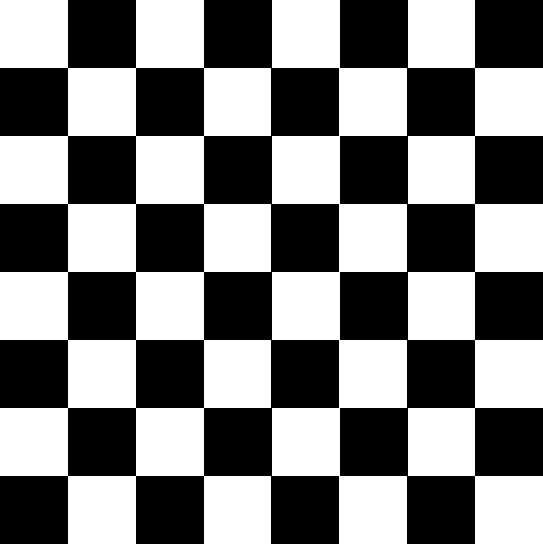
#> input picture Picture/plansza2.jpg, 543 x 544 px, found by its file name
$ python lukasz.py
#> lines starting #> are read from the running program, lines starting #| are printed output that depends on the picture; after the words box and inside, x2 and y2 are one past the last pixel; in counts of white or black regions, pixels touching at a corner belong together
from pylab import *
import cv2
import numpy as np
from sklearn import cluster

#tablica reprezentująca szachownicę jako macierz
Matrix = np.zeros((8,8))

#Plansza do wizualizacji
Plansza = cv2.imread('plansza2.jpg',cv2.IMREAD_COLOR)
#> Plansza is the input picture: shape (544, 543, 3); min 0, max 255, mean 127.3

#Słownik klucz: współrzędne tablicowe, wartość: współrzędne na obrazie
wspolrzedne = {}

#Szerokość, Wysokość pojedynczego pola w plamszy
X_plansza = 543//8
Y_plansza = 544//8

#Wypełnienie słwnika odpowiednimi wartościami
for x in range(0,8):
    for y in range(0,8):
        wspolrzedne.update({str(x)+str(y):[X_plansza*(x+1),Y_plansza*(y+1)]})

#Wczytanie zdjęcia z warcabami, przeskalowanie, zamiana na skalę szarości
img = cv2.resize(cv2.imread('checkers.png',cv2.IMREAD_GRAYSCALE),(450,454))
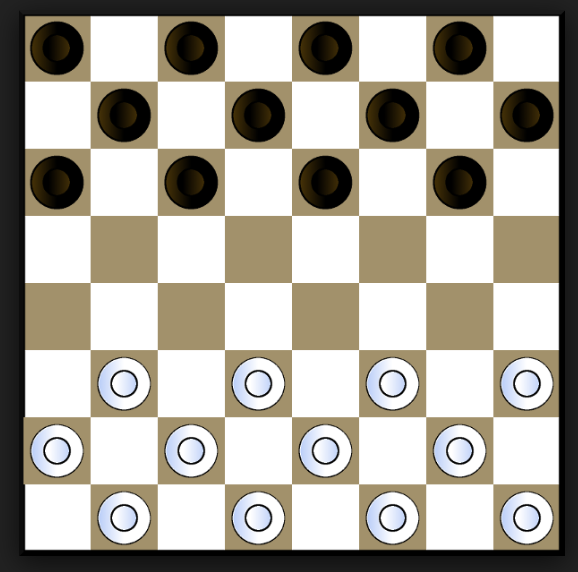
#> input picture Picture/checkers.PNG, 578 x 572 px, found by its file name
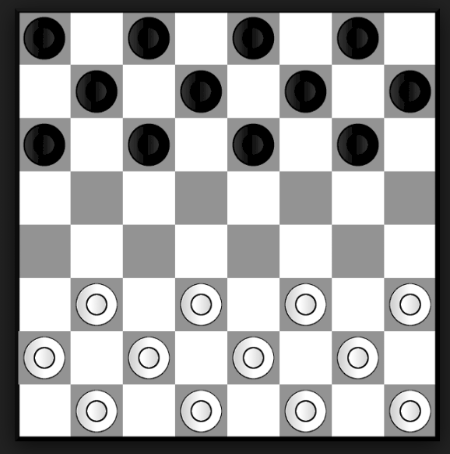
#> img: shape (454, 450); min 0, max 255, mean 169.9
color = cv2.resize(cv2.imread('checkers.png',cv2.IMREAD_COLOR),(450,454))
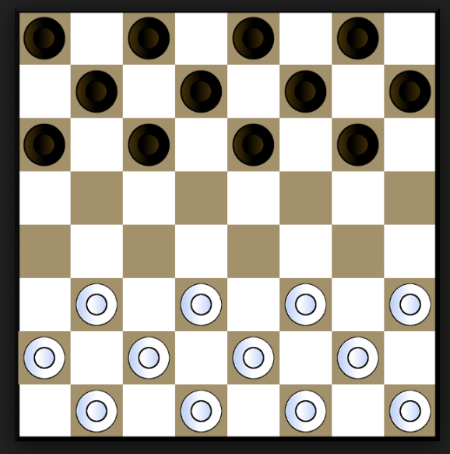
#> color: shape (454, 450, 3); mean B, G, R 159.2, 169.4, 174

#wyliczenie szerkości pól
X_wczytane=img.shape[0]/8
#> X_wczytane = 56.75
Y_wczytane=img.shape[1]/8
#> Y_wczytane = 56.25

#zamiana na RGB w celu zaznaczenia położenia pionków
cimg = cv2.cvtColor(img,cv2.COLOR_GRAY2BGR)

#Wyszukanie kół na obrazie
circles = cv2.HoughCircles(img,cv2.HOUGH_GRADIENT,2,40,param1=100,param2=30,minRadius=18,maxRadius=22)
#> circles = 24 rows, first 8: [305, 91, 20.8], [201, 91, 20.8], [409, 91, 20.8], [253, 145, 20.8], [357, 145, 20.8], [253, 37, 20.8], [357, 37, 20.8], [43, 145, 20.8]
circles = np.uint16(np.around(circles))
#> circles = 24 rows, first 8: [305, 91, 21], [201, 91, 21], [409, 91, 21], [253, 145, 21], [357, 145, 21], [253, 37, 21], [357, 37, 21], [43, 145, 21]

#Zaznaczenie środków znalezionych kół oraz ich obrysów
for i in circles[0,:]:
    cv2.circle(cimg,(i[0],i[1]),i[2],(0,255,0),1);
    cv2.circle(cimg,(i[0],i[1]),2,(0,0,255),3);
#> this loop made 24 passes
#> i on passes 1 to 12: [305, 91, 21], [201, 91, 21], [409, 91, 21], [253, 145, 21], [357, 145, 21], [253, 37, 21], [357, 37, 21], [43, 145, 21], [97, 91, 21], [149, 145, 21], [409, 411, 21], [43, 37, 21]
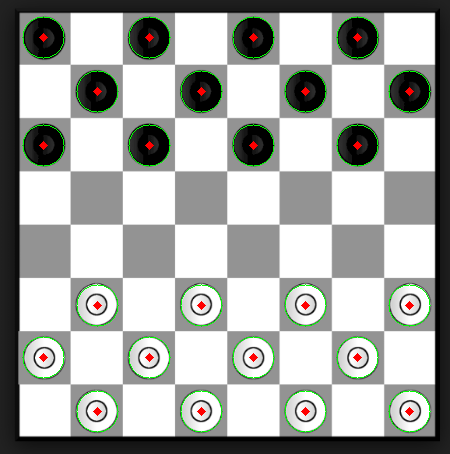
#> cimg: shape (454, 450, 3); mean B, G, R 168.1, 171.6, 169.4

#Stworzenie tablicy przechowującej wspołrzęnde poszczególnych pionów - tablica 8 na 8
Matrix2 = []

#Stworzenie tablicy przechowującej wycinki z centrum poszczególnych pionków
centra=[]

#Wypełnienie tablicy Matrix2 oraz centra
for x in circles[0]:
    x1 = int(x[1]//X_wczytane)
    y1 = int(x[0]//Y_wczytane)
    fragment = img[x[1]-5:x[1]+5,x[0]-5:x[0]+5]
    centra.append(fragment.copy())
    Matrix2.append([y1,x1])
#> this loop made 24 passes
#> (x, x1, y1) on passes 1 to 12: ([305, 91, 21], 1, 5), ([201, 91, 21], 1, 3), ([409, 91, 21], 1, 7), ([253, 145, 21], 2, 4), ([357, 145, 21], 2, 6), ([253, 37, 21], 0, 4), ([357, 37, 21], 0, 6), ([43, 145, 21], 2, 0), ([97, 91, 21], 1, 1), ([149, 145, 21], 2, 2), ([409, 411, 21], 7, 7), ([43, 37, 21], 0, 0)
#> after the loop, Matrix2 = [[5, 1], [3, 1], [7, 1], [4, 2], [6, 2], [4, 0], [6, 0], [0, 2], [1, 1], [2, 2], [7, 7], [0, 0], [2, 0], [0, 6], [7, 5], [3, 5], [1, 7], [6, 6], [5, 5], [1, 5], [5, 7], [3, 7], [2, 6], [4, 6]]; centra = 24 items

#stworzenie pomocniczych tablic do spłaszczenia
pom =[]
centra_final = []

#Spłaszczenie tablicy do postaci [ [piksel, piksel, ....] , [] , [] , .....]
for x in centra:
    for y in x:
        for z in y:
            pom.append(z)
    centra_final.append(pom.copy())
    pom.clear()
#> this loop made 24 passes
#> after the loop, centra_final = 24 items; pom = []

#wykorzystanie k-średnich w celu podziału zbioru na 2 grupy, białe oraz czarne pionki
kernel = np.ones((3, 3), np.uint8)
k_means = cluster.KMeans(n_clusters=2)
k_means.fit(centra_final)
labels = k_means.labels_

#Uzupełnianie tablicy Matrix odpowiednimi pionami na danej pozycji oraz narysowanie ich na Plansza
for x, y in zip(Matrix2, labels):
    if y==0:
        Matrix[x[1],x[0]]=1
        cv2.circle(Plansza, (wspolrzedne[str(x[1])+str(x[0])][1]-34,wspolrzedne[str(x[1])+str(x[0])][0]-34), 20, (0, 0, 255), -1)
    else:
        Matrix[x[1], x[0]] = 2
        cv2.circle(Plansza, (wspolrzedne[str(x[1])+str(x[0])][1]-34,wspolrzedne[str(x[1])+str(x[0])][0]-34), 20, (0, 255, 0), -1)
#> this loop made 24 passes
#> (x, y) on passes 1 to 12: ([5, 1], 1), ([3, 1], 1), ([7, 1], 1), ([4, 2], 1), ([6, 2], 1), ([4, 0], 1), ([6, 0], 1), ([0, 2], 1), ([1, 1], 1), ([2, 2], 1), ([7, 7], 0), ([0, 0], 1)
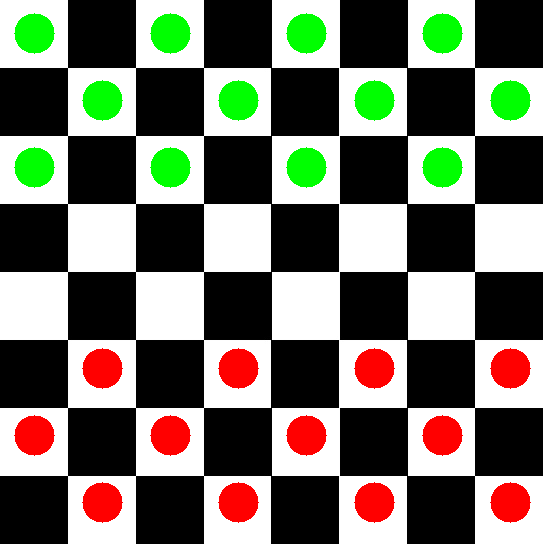
#> Plansza: shape (544, 543, 3); 10.21% of pixels changed, all inside (x1, y1, x2, y2) = (14, 13, 531, 523)

a=ord('a')
while a!=ord('q'):
    cv2.imshow('plansza_zaznaczone',cimg)
    cv2.imshow('plansza',color)
    cv2.imshow('Wizualizacja',Plansza)
    a = cv2.waitKey(1)
#> (key q is pressed here)
